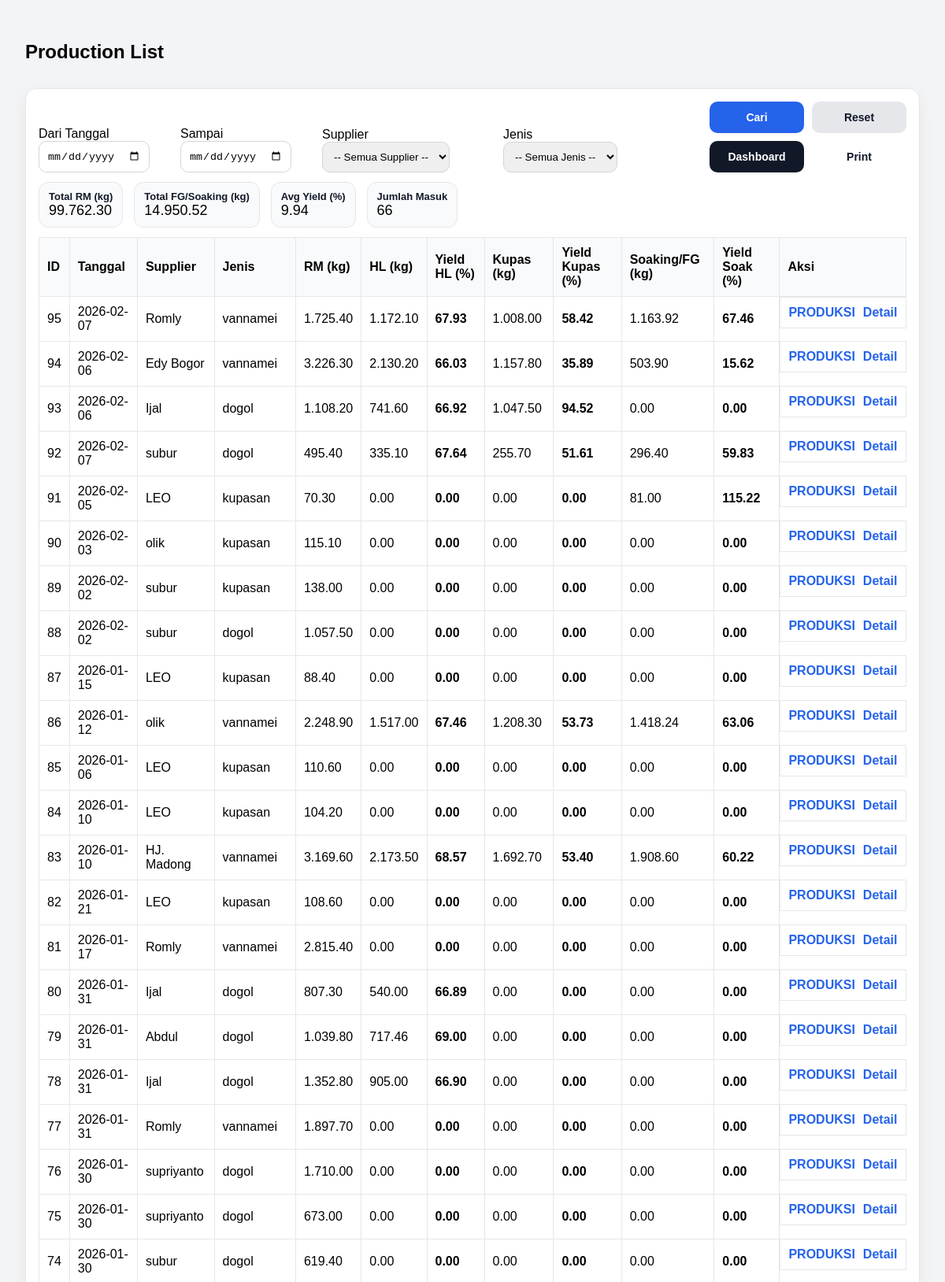
The page /production/list (signed in, upper part) on the database its author committed.
### tables this page shows
CREATE TABLE receiving_header (
            id INTEGER PRIMARY KEY AUTOINCREMENT,
            tanggal TEXT NOT NULL,
            supplier TEXT NOT NULL,
            jenis TEXT,
            fiber REAL,
            created_at TEXT DEFAULT (datetime('now','localtime'))
        , is_test INTEGER DEFAULT 0);

### app.py (the view)
@app.route("/production/list")
def production_list():
    if not require_login():
        return redirect(url_for("login"))
    start = (request.args.get("start") or "").strip()
    end = (request.args.get("end") or "").strip()
    supplier_q = (request.args.get("supplier") or "").strip()   # akan berisi NAMA supplier
    jenis_q = (request.args.get("jenis") or "").strip()
    conn = get_conn()
    suppliers = conn.execute("SELECT nama FROM supplier WHERE aktif=1 ORDER BY nama").fetchall()
    jenis_list = conn.execute("SELECT nama FROM udang_jenis WHERE aktif=1 ORDER BY id").fetchall()
    where = []
    params = []
    if start and end:
        where.append("r.tanggal BETWEEN ? AND ?")
        params.extend([start, end])
    elif start:
        where.append("r.tanggal >= ?")
        params.append(start)
    elif end:
        where.append("r.tanggal <= ?")
        params.append(end)
    if supplier_q:
        where.append("LOWER(TRIM(r.supplier)) = ?")
        params.append(supplier_q.strip().lower())
    if jenis_q:
        where.append("LOWER(TRIM(r.jenis)) = ?")
        params.append(jenis_q.strip().lower())
    where_sql = ("WHERE " + " AND ".join(where)) if where else ""
    rows = conn.execute(f"""
        SELECT
          r.id AS receiving_id,
          r.tanggal, r.supplier, r.jenis,
          r.total_netto AS rm_kg,

          COALESCE(hl.berat_kg,0) AS hl_kg,
          COALESCE(hl.yield_pct,0) AS hl_yield,

          COALESCE(kp.berat_kg,0) AS kupas_kg,
          COALESCE(kp.yield_pct,0) AS kupas_yield,

          COALESCE(sk.berat_kg,0) AS fg_kg,
          COALESCE(sk.yield_pct,0) AS fg_yield,

          COALESCE(sk.yield_pct,0) AS final_pct
        FROM (
          SELECT h.id, h.tanggal, h.supplier, h.jenis,
                 COALESCE(SUM(COALESCE(p.netto,0)),0) AS total_netto
          FROM receiving_header h
          LEFT JOIN receiving_partai p ON p.header_id=h.id
          GROUP BY h.id
        ) r
        LEFT JOIN production_header ph ON ph.id = (
  SELECT id FROM production_header
  WHERE receiving_id = r.id
  ORDER BY id DESC
  LIMIT 1
)

        LEFT JOIN production_step hl ON hl.production_id=ph.id AND hl.step_name='HL'
        LEFT JOIN production_step kp ON kp.production_id=ph.id AND kp.step_name='KUPAS'
        LEFT JOIN production_step sk ON sk.production_id=ph.id AND sk.step_name='SOAKING'
        {where_sql}
        ORDER BY r.id DESC
    """, params).fetchall()
    summary = {
        "total_rm": sum([(x["rm_kg"] or 0) for x in rows]),
        "total_fg": sum([(x["fg_kg"] or 0) for x in rows]),  # ✅ FIX DI SINI
        "avg_yield": (sum([(x["final_pct"] or 0) for x in rows]) / len(rows)) if rows else 0,
        "count_rows": len(rows),
    }
    conn.close()
    return render_template(
        "production_list.html",
        rows=[dict(r) for r in rows],
        summary=summary,
        start=start,
        end=end,
        supplier=supplier_q,
        jenis=jenis_q,
        suppliers=[s["nama"] for s in suppliers],   # ✅ dropdown data
        jenis_list=[j["nama"] for j in jenis_list], # ✅ dropdown data
    )

### app.py (called while the page is built)
def require_login() -> bool:
    return bool(session.get("user"))

### db.py (called while the page is built)
def get_conn():
    conn = sqlite3.connect(
        DB_NAME,
        timeout=10,              # tunggu 10 detik sebelum error
        isolation_level=None     # autocommit mode (lebih aman utk web)
    )
    conn.row_factory = sqlite3.Row
    conn.execute("PRAGMA foreign_keys = ON;")
    conn.execute("PRAGMA journal_mode = WAL;")  # penting!
    return conn

### templates/production_list.html (shortened to what this page needs)
<!doctype html>
<html lang="id">
<head>
</head>
<body>
<div class="top">
  <h2>Production List</h2>
</div>
<div class="card">
  <form method="get" action="/production/list" class="filters">
  <div>
    <div>Dari Tanggal</div>
    <input type="date" name="start" value="{{ start }}">
  </div>
  <div>
    <div>Sampai</div>
    <input type="date" name="end" value="{{ end }}">
  </div>
  <div>
    <div>Supplier</div>
    <select name="supplier">
      <option value="">-- Semua Supplier --</option>
    </select>
  </div>
  <div>
    <div>Jenis</div>
    <select name="jenis">
  <option value="">-- Semua Jenis --</option>
</select>
  </div>
<div class="filter-actions">
  <button class="btn btn-primary" type="submit">Cari</button>
  <a class="btn btn-ghost" href="/production/list">Reset</a>
  <a class="btn btn-secondary" href="/dashboard">Dashboard</a>
  <a class="btn btn-outline"
     href="/production/list/print?start={{ start or '' }}&end={{ end or '' }}&supplier={{ supplier or '' }}&jenis={{ jenis or '' }}">
    Print
  </a>
</div>
</form>
  <div class="summary">
    <div class="pill"><b>Total RM (kg)</b>
      <span>{{ "{:,.2f}".format(summary.total_rm or 0).replace(",", ".") }}</span>
    </div>
    <div class="pill"><b>Total FG/Soaking (kg)</b>
      <span>{{ "{:,.2f}".format(summary.total_fg or 0).replace(",", ".") }}</span>
    </div>
    <div class="pill"><b>Avg Yield (%)</b>
      <span>{{ "{:,.2f}".format(summary.avg_yield or 0).replace(",", ".") }}</span>
    </div>
    <div class="pill"><b>Jumlah Masuk</b>
      <span>{{ summary.count_rows or 0 }}</span>
    </div>
  </div>
  <table>
    <thead>
  <tr>
    <th>ID</th>
    <th>Tanggal</th>
    <th>Supplier</th>
    <th>Jenis</th>
    <th class="right">RM (kg)</th>
    <th class="right">HL (kg)</th>
    <th class="right">Yield HL (%)</th>
    <th class="right">Kupas (kg)</th>
    <th class="right">Yield Kupas (%)</th>
    <th class="right">Soaking/FG (kg)</th>
    <th class="right">Yield Soak (%)</th>
      <th>Aksi</th>
  </tr>
</thead>
    <tbody>
      {% for r in rows %}
      <tr>
  <td>{{ r.receiving_id }}</td>
  <td>{{ r.tanggal }}</td>
  <td>{{ r.supplier }}</td>
  <td>{{ r.jenis }}</td>
  <td class="right">{{ "{:,.2f}".format(r.rm_kg or 0).replace(",", ".") }}</td>
  <td class="right">{{ "{:,.2f}".format(r.hl_kg or 0).replace(",", ".") }}</td>
  <td class="right"><b>{{ "{:,.2f}".format(r.hl_yield or 0).replace(",", ".") }}</b></td>
  <td class="right">{{ "{:,.2f}".format(r.kupas_kg or 0).replace(",", ".") }}</td>
  <td class="right"><b>{{ "{:,.2f}".format(r.kupas_yield or 0).replace(",", ".") }}</b></td>
  <td class="right">{{ "{:,.2f}".format(r.fg_kg or 0).replace(",", ".") }}</td>
  <td class="right"><b>{{ "{:,.2f}".format(r.fg_yield or 0).replace(",", ".") }}</b></td>
    <td style="display:flex; gap:10px; align-items:center;">
    <a href="/production/open/{{ r.receiving_id }}">PRODUKSI</a>
    <a href="/receiving/{{ r.receiving_id }}">Detail</a>
  </td>
</tr>
      {% endfor %}
    </tbody>
  </table>
</div>
</body>
</html>

### templates/production_list.html (style rules this page uses)
body { font-family:Arial;padding:24px;background:#f3f4f6 }
.top { display:flex;justify-content:space-between;align-items:center;gap:10px }
.card { background:#fff;border:1px solid #e5e7eb;border-radius:14px;padding:16px;box-shadow:0 8px 20px rgba(0,0,0,.06);margin-top:12px }
table { width:100%;border-collapse:collapse;margin-top:12px }
th,td { border:1px solid #e5e7eb;padding:10px;text-align:left }
th { background:#f9fafb }
input, select { padding:10px;border:1px solid #d1d5db;border-radius:10px }
button.btn, a.btn { width:120px; height:40px; padding:0 !important; display:inline-flex; align-items:center; justify-content:center; box-sizing:border-box; font-size:14px; font-weight:700; line-height:1; border-radius:10px; text-decoration:none; cursor:pointer; border:0; }
.btn-primary { background:#2563eb;color:#fff }
.btn-secondary { background:#111827;color:#fff }
.btn-ghost { background:#e5e7eb;color:#111827 }
.btn-outline { background:#fff;color:#111827;border:1px solid #d1d5db }
a { color:#2563eb;text-decoration:none;font-weight:700 }
.summary { display:flex;gap:14px;flex-wrap:wrap;margin-top:12px }
.pill { background:#f9fafb;border:1px solid #e5e7eb;border-radius:12px;padding:10px 12px }
.pill b { display:block;font-size:13px;color:#111827 }
.pill span { font-size:18px }
.filters { display:grid; grid-template-columns: 170px 170px 220px 220px 1fr; gap:10px; align-items:end; }
.filter-actions { display:flex; gap:10px; justify-content:flex-end; flex-wrap:wrap; }

### rows shown on the page
receiving_header: receiving_id "95", tanggal "2026-02-07", supplier "Romly", jenis "vannamei", rm_kg "1.725.40", hl_kg "1.172.10", hl_yield "67.93", kupas_kg "1.008.00", kupas_yield "58.42", fg_kg "1.163.92", fg_yield "67.46"
receiving_header: receiving_id "94", tanggal "2026-02-06", supplier "Edy Bogor", jenis "vannamei", rm_kg "3.226.30", hl_kg "2.130.20", hl_yield "66.03", kupas_kg "1.157.80", kupas_yield "35.89", fg_kg "503.90", fg_yield "15.62"
receiving_header: receiving_id "93", tanggal "2026-02-06", supplier "Ijal", jenis "dogol", rm_kg "1.108.20", hl_kg "741.60", hl_yield "66.92", kupas_kg "1.047.50", kupas_yield "94.52", is_test "0.00"
receiving_header: receiving_id "92", tanggal "2026-02-07", supplier "subur", jenis "dogol", rm_kg "495.40", hl_kg "335.10", hl_yield "67.64", kupas_kg "255.70", kupas_yield "51.61", fg_kg "296.40", fg_yield "59.83"
receiving_header: receiving_id "91", tanggal "2026-02-05", supplier "LEO", jenis "kupasan", rm_kg "70.30", is_test "0.00", fg_kg "81.00", fg_yield "115.22"
receiving_header: receiving_id "90", tanggal "2026-02-03", supplier "olik", jenis "kupasan", rm_kg "115.10", is_test "0.00"
receiving_header: receiving_id "89", tanggal "2026-02-02", supplier "subur", jenis "kupasan", rm_kg "138.00", is_test "0.00"
receiving_header: receiving_id "88", tanggal "2026-02-02", supplier "subur", jenis "dogol", rm_kg "1.057.50", is_test "0.00"
receiving_header: receiving_id "87", tanggal "2026-01-15", supplier "LEO", jenis "kupasan", rm_kg "88.40", is_test "0.00"
receiving_header: receiving_id "86", tanggal "2026-01-12", supplier "olik", jenis "vannamei", rm_kg "2.248.90", hl_kg "1.517.00", hl_yield "67.46", kupas_kg "1.208.30", kupas_yield "53.73", fg_kg "1.418.24", fg_yield "63.06"
receiving_header: receiving_id "85", tanggal "2026-01-06", supplier "LEO", jenis "kupasan", rm_kg "110.60", is_test "0.00"
receiving_header: receiving_id "84", tanggal "2026-01-10", supplier "LEO", jenis "kupasan", rm_kg "104.20", is_test "0.00"
receiving_header: receiving_id "83", tanggal "2026-01-10", supplier "HJ. Madong", jenis "vannamei", rm_kg "3.169.60", hl_kg "2.173.50", hl_yield "68.57", kupas_kg "1.692.70", kupas_yield "53.40", fg_kg "1.908.60", fg_yield "60.22"
receiving_header: receiving_id "82", tanggal "2026-01-21", supplier "LEO", jenis "kupasan", rm_kg "108.60", is_test "0.00"
receiving_header: receiving_id "81", tanggal "2026-01-17", supplier "Romly", jenis "vannamei", rm_kg "2.815.40", is_test "0.00"
receiving_header: receiving_id "80", tanggal "2026-01-31", supplier "Ijal", jenis "dogol", rm_kg "807.30", hl_kg "540.00", hl_yield "66.89", is_test "0.00"
receiving_header: receiving_id "79", tanggal "2026-01-31", supplier "Abdul", jenis "dogol", rm_kg "1.039.80", hl_kg "717.46", hl_yield "69.00", is_test "0.00"
receiving_header: receiving_id "78", tanggal "2026-01-31", supplier "Ijal", jenis "dogol", rm_kg "1.352.80", hl_kg "905.00", hl_yield "66.90", is_test "0.00"
receiving_header: receiving_id "77", tanggal "2026-01-31", supplier "Romly", jenis "vannamei", rm_kg "1.897.70", is_test "0.00"
receiving_header: receiving_id "76", tanggal "2026-01-30", supplier "supriyanto", jenis "dogol", rm_kg "1.710.00", is_test "0.00"
receiving_header: receiving_id "75", tanggal "2026-01-30", supplier "supriyanto", jenis "dogol", rm_kg "673.00", is_test "0.00"
receiving_header: receiving_id "74", tanggal "2026-01-30", supplier "subur", jenis "dogol", rm_kg "619.40", is_test "0.00"

### other values the page prints
{{ "{:,.2f}".format(summary.total_rm or 0).replace(",", ".") }} "99.762.30"
{{ "{:,.2f}".format(summary.total_fg or 0).replace(",", ".") }} "14.950.52"
{{ "{:,.2f}".format(summary.avg_yield or 0).replace(",", ".") }} "9.94"
{{ summary.count_rows or 0 }} "66"
